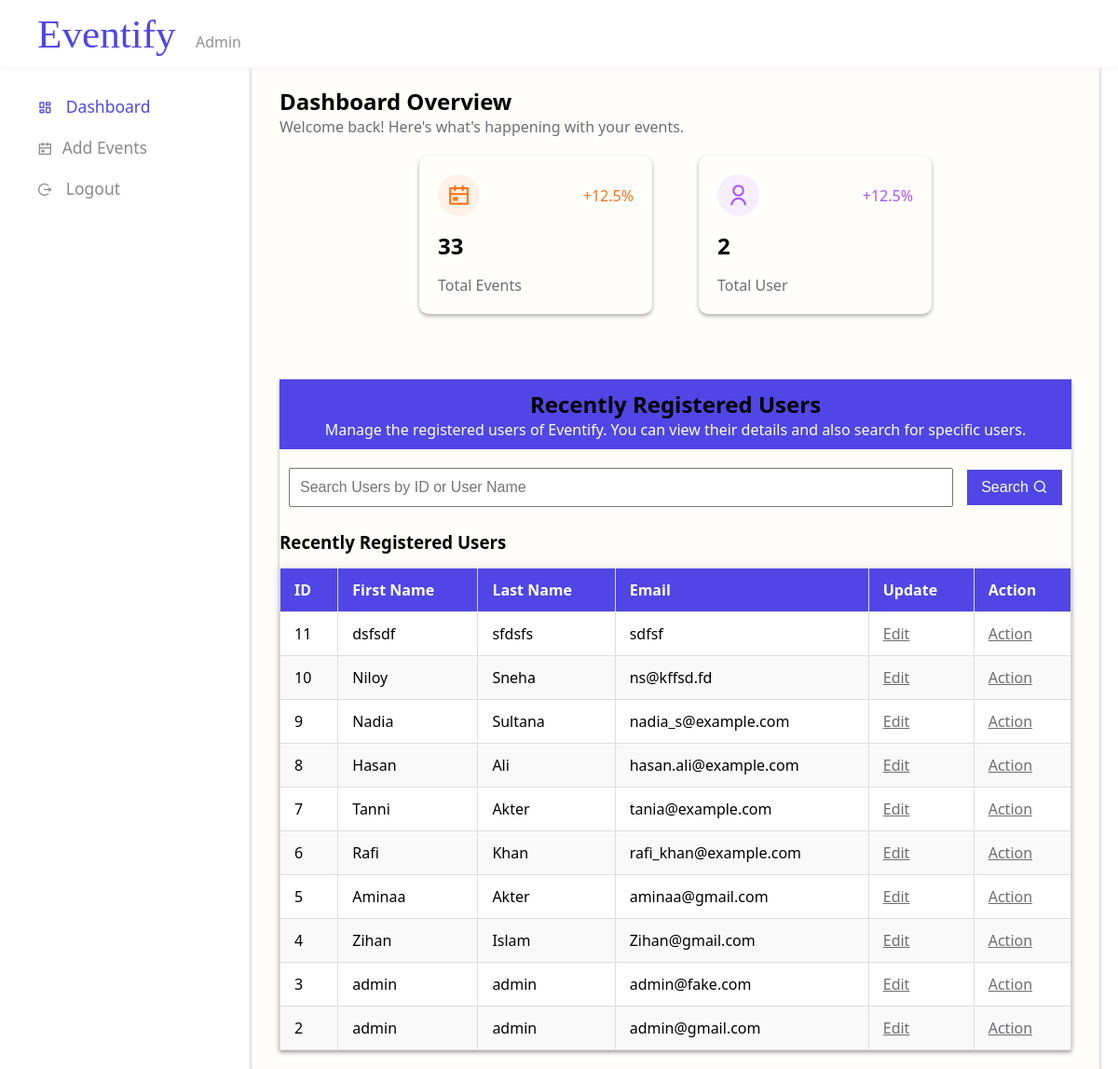
Page /View/Dashboard.php (signed in) on the committed database.
### tables this page shows
CREATE TABLE `users` (
  `U_Id` int(100) NOT NULL,
  `U_FirstName` varchar(100) NOT NULL,
  `U_LastName` varchar(100) NOT NULL,
  `U_Email` varchar(100) NOT NULL,
  `U_Password` varchar(100) NOT NULL,
  `U_Type` varchar(100) NOT NULL,
  `isBanned` tinyint(1) DEFAULT NULL,
  `isSuspended` date DEFAULT NULL
);

### Model/Events.php (called while the page is built, shortened)
<?php
require_once '../Model/DataBase.php';
function totalEvents()
{
    global $conn;
    $query = "SELECT COUNT(*) AS total FROM events";
    $result = mysqli_query($conn, $query);
    if ($result) {
        $row = mysqli_fetch_assoc($result);
        return $row['total'];
    } else {
        return 0;
    }
}

### Model/Users.php (called while the page is built, shortened)
<?php
require_once '../Model/DataBase.php';
function TotalCustomers()
{
    global $conn;
    $query = "SELECT COUNT(*) as total FROM users WHERE U_Type = 'customer' And isBanned = '0' AND isSuspended IS NULL";
    $result = mysqli_query($conn, $query);
    if ($result) {
        $row = mysqli_fetch_assoc($result);
        return $row['total'];
    }
    return 0;
}
function GetRecentUsers()
{
    global $conn;
    $query = "SELECT * FROM users ORDER BY U_Id DESC LIMIT 10;";
    $result = mysqli_query($conn, $query);
    $users = [];
    if ($result) {
        while ($row = mysqli_fetch_assoc($result)) {
            $users[] = $row;
        }
    }
    return $users;
}

### View/DashBoard.php (the view, shortened to what this page needs)
<?php
if (!isset($_SESSION['AdminLoginstatus']) || $_SESSION['AdminLoginstatus'] !== true) {
  header('location: login.php');
  exit();
} else {
  require_once '../Model/Events.php';
  require_once '../Model/Users.php';
  $TotalEvents = totalEvents();
  $TotalUsers = TotalCustomers();
  if (isset($_GET["Search_Btn"]) && !empty($_GET["Search_Input"])) {
   $SearchTerm = $_GET["Search_Input"];
    echo $SearchTerm;
    $users = searchUserById($SearchTerm);
  }
  else{
    $users = GetRecentUsers();
  }
}
?>
<!DOCTYPE html>
<html lang="en">
<head>
  <link rel="stylesheet" href="../Asset/CSS/Style_DashBoard.css?v2.0" />
  <link
    href="https://cdn.jsdelivr.net/npm/remixicon@4.5.0/fonts/remixicon.css"
    rel="stylesheet" />
</head>
<body>
  <header>
    <div id="LogoContainer">
      <span class="logo">Eventify</span>
      <span class="GrayTxt" id="AdminTxt">Admin</span>
    </div>
  </header>
  <main>
    <section id="asideSection">
      <aside>
        <nav class="asideNav">
          <ul>
            <li id="Selected_Page">
              <span><i class="ri-dashboard-line"></i></span>
              <a href="./DashBoard.php">Dashboard</a>
            </li>
            <li>
              <span><i class="ri-calendar-event-line"></i></span><a href="./Add_Event.php">Add Events</a>
            </li>
            <li id="logout">
              <span><i class="ri-logout-circle-r-line"></i></span>
              <a href="../Controller/logoutController.php">Logout</a>
            </li>
          </ul>
        </nav>
      </aside>
    </section>
    <section id="mainContent">
      <div class="contentHeader">
        <h1>Dashboard Overview</h1>
        <p>Welcome back! Here's what's happening with your events.</p>
      </div>
      <div class="DashboardCards">
        <div class="card">
          <div class="cardLogo_Percent">
            <span id="Active_Event_BG" class="card_icon_BG"><i class="ri-calendar-event-line"></i></span>
            <span id="Active_event_percent" class="Dashboard_cards_Percent">+12.5%
            </span>
          </div>
          <h3><?php echo htmlspecialchars($TotalEvents); ?></h3>
          <p>Total Events</p>
        </div>
        <div class="card">
          <div class="cardLogo_Percent">
            <span id="Total_User_icon_BG" class="card_icon_BG"><i class="ri-user-line"></i></span>
            <span id="Total_user_percent" class="Dashboard_cards_Percent">+12.5%
            </span>
          </div>
          <h3><?php echo htmlspecialchars($TotalUsers); ?></h3>
          <p>Total User</p>
        </div>
      </div>
      <div id="RecentUserContainer">
        <div id="ManageUserHeader">
          <h1>Recently Registered Users</h1>
          <p id="ManageUserHeaderTxt">
            Manage the registered users of Eventify. You can view their
            details and also search for specific users.
          </p>
        </div>
        <div>
          <form method="GET" onsubmit="return isValid()">
            <div id="Search_bar_container">
              <input
                type="text"
                id="Search_bar"
                placeholder="Search Users by ID or User Name" name="Search_Input" />
              <button type="submit" name="Search_Btn">Search <i class="ri-search-line"></i></button>
            </div>
          </form>
        </div>
        <div id="RecentUser">
          <div id="RecentUserHeader">
            <h3>Recently Registered Users</h3>
          </div>
          <table id="RecentUserTable" border="1">
            <thead>
              <tr>
                <th>ID</th>
                <th>First Name</th>
                <th>Last Name</th>
                <th>Email</th>
                <th>Update</th>
                <th>Action</th>
              </tr>
            </thead>
            <tbody>
              <?php
              if (!empty($users)) {
                foreach ($users as $user) {
                  echo "<tr>";
                  echo "<td>" . htmlspecialchars($user['U_Id']) . "</td>";
                  echo "<td>" . htmlspecialchars($user['U_FirstName']) . "</td>";
                  echo "<td>" . htmlspecialchars($user['U_LastName']) . "</td>";
                  echo "<td>" . htmlspecialchars($user['U_Email']) . "</td>";
                  echo '<td><a href="./Update_User_info.php?id=' . urlencode($user['U_Id']) . '">Edit</a></td>';
                  echo '<td><a class="Action" href="./TakeAction.php?id=' . urlencode($user['U_Id']) . '">Action</a></td>';
                  echo "</tr>";
                }
              } else {
                echo '<p style="color:red; font-weight:600;">No User Found.</p>';
              }
              ?>
            </tbody>
          </table>
        </div>
      </div>
    </section>
  </main>
</body>
</html>

### Asset/CSS/Style_DashBoard.css (style rules this page uses)
* { margin: 0; padding: 0; box-sizing: border-box; }
body { font-family: ui-sans-serif, system-ui, -apple-system, BlinkMacSystemFont, "Segoe UI", Roboto, "Helvetica Neue", Arial, "Noto Sans", sans-serif, "Apple Color Emoji", "Segoe UI Emoji", "Segoe UI Symbol", "Noto Color Emoji"; }
.logo { font-size: 1.8em; font-family: "Brush Script MT", cursive; color: #4f46e5; margin-right: 15px; }
header { background-color: #fff; height: 72px; font-size: 24px; display: flex; align-items: center; justify-content: space-between; position: sticky; top: 0; left: 0; right: 0; z-index: 1000; padding: 0 40px; box-shadow: 0 2px 4px rgba(0, 0, 0, 0.05); }
.GrayTxt { color: #909091; font-size: 16px; }
aside { position: fixed; }
li { list-style: none; }
ul { display: flex; flex-direction: column; align-items: flex-start; }
li { padding: 10px 0px; }
li span { color: #909091; }
ul a { font-weight: 500; text-decoration: none; color: #8b8988; padding: 10px; font-size: 17.5px; transition: color 0.3s ease; }
#Selected_Page a, #Selected_Page span { color: #4f46e5; }
main { display: grid; grid-template-columns: 20% 80%; column-gap: 30px; }
#asideSection { padding: 20px 40px; }
#mainContent { margin-right: 50px; padding: 20px 30px; background-color: #fffefbeb; box-shadow: 0 2px 4px rgba(0, 0, 0, 0.347); }
#mainContent p { color: #6e6d74; }
.DashboardCards { display: flex; justify-content: center; align-items: center; gap: 50px; }
.cardLogo_Percent { display: flex; justify-content: space-between; align-items: center; }
.card { padding: 20px 20px; margin: 20px 0px; display: flex; flex-direction: column; justify-content: space-between; width: 250px; height: 170px; border-radius: 10px; box-shadow: 0 2px 4px rgba(0, 0, 0, 0.347); }
.card h3 { font-size: 24px; }
.card_icon_BG { width: 45px; height: 45px; border-radius: 50%; display: flex; justify-content: center; align-items: center; }
.Dashboard_cards_Percent { font-size: 16px; font-weight: 500; }
#Active_Event_BG { background-color: #fef1e7; }
.card .ri-calendar-event-line { color: #f97316; font-size: 25px; }
#Active_event_percent { color: #f97316; }
#Total_User_icon_BG { background-color: #f6eefe; }
.ri-user-line { color: #a855f7; font-size: 25px; }
#Total_user_percent { color: #a855f7; }
#RecentUserContainer { margin-top: 30px; box-shadow: 0 2px 4px rgba(0, 0, 0, 0.347); }
#ManageUserHeader #ManageUserHeaderTxt { color: #fffdfd; }
#ManageUserHeader { background-color: #4f46e5; padding: 10px; margin-bottom: 20px; text-align: center; }
#Search_bar_container { display: flex; align-items: center; gap: 15px; margin-bottom: 25px; padding: 0 10px; }
#Search_bar { flex-grow: 1; padding: 10px; font-size: 16px; }
#Search_bar_container button { background-color: #4f46e5; color: #fff; border: none; padding: 10px 15px; font-size: 16px; cursor: pointer; transition: background-color 0.3s ease; }
#RecentUserHeader { display: flex; justify-content: space-between; align-items: center; }
#RecentUserTable { border-collapse: collapse; margin-top: 15px; background-color: #fff; box-shadow: 0 0 10px rgba(0, 0, 0, 0.1); width: 100%; }
#RecentUserTable th, #RecentUserTable td { padding: 12px 15px; text-align: left; border: 1px solid #ddd; }
#RecentUserTable th { background-color: #4f46e5; color: white; font-weight: 600; }
#RecentUserTable tr:nth-child(even) { background-color: #f9f9f9; }
#RecentUserTable a { text-decoration: underline; color: #6e6d74; font-weight: 500; }

### rows in the picture
users: U_Id "11", U_FirstName "dsfsdf", U_LastName "sfdsfs", U_Email "sdfsf"
users: U_Id "10", U_FirstName "Niloy", U_LastName "Sneha", U_Email "ns@kffsd.fd"
users: U_Id "9", U_FirstName "Nadia", U_LastName "Sultana", U_Email "nadia_s@example.com"
users: U_Id "8", U_FirstName "Hasan", U_LastName "Ali", U_Email "hasan.ali@example.com"
users: U_Id "7", U_FirstName "Tanni", U_LastName "Akter", U_Email "tania@example.com"
users: U_Id "6", U_FirstName "Rafi", U_LastName "Khan", U_Email "rafi_khan@example.com"
users: U_Id "5", U_FirstName "Aminaa", U_LastName "Akter", U_Email "aminaa@gmail.com"
users: U_Id "4", U_FirstName "Zihan", U_LastName "Islam", U_Email "Zihan@gmail.com"
users: U_Id "3", U_FirstName "admin", U_LastName "admin", U_Email "admin@fake.com"
users: U_Id "2", U_FirstName "admin", U_LastName "admin", U_Email "admin@gmail.com"

### other values in the picture
$TotalEvents "33"
$TotalUsers "2"
